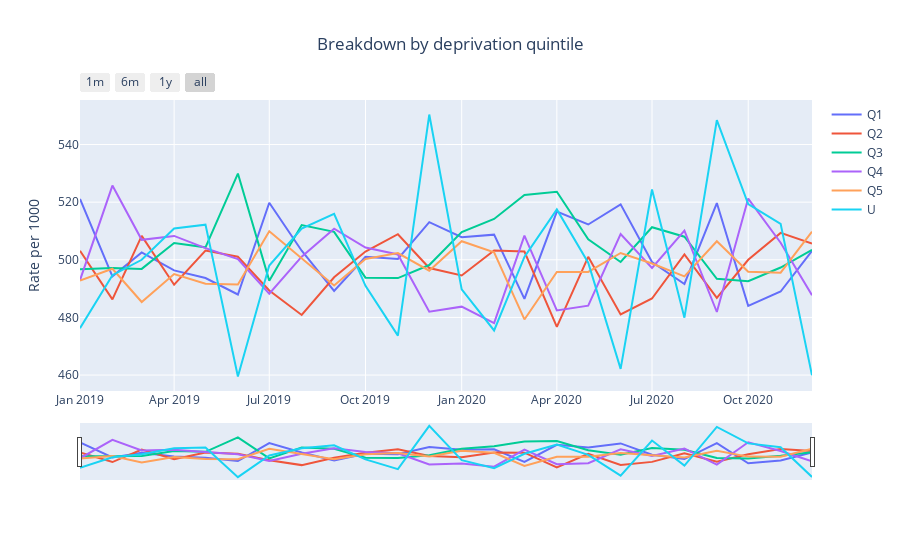

The notebook cell saved with this chart:
### Code cell
plot_measures(measures_df_by_imd, title='Breakdown by deprivation quintile',measure_id='measure_1', column_to_plot='rate', category='imd', y_label='Rate per 1000')
